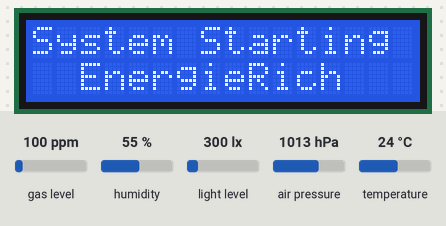
The sketch below on a simulated ESP32. Shown: 16×2 character LCD. Inputs (shaded band) come from the test bench; at power-on: humidity 55 %, air pressure 1013 hPa, gas level 100 ppm, light level 300 lx, temperature 24 °C. WiFi joins after 1.5 s; servers stay silent unless stated; uploads are accepted with an empty reply; what the sketch prints to the serial monitor is not drawn.

Above: at 1.1 s.
At 8.3 s:
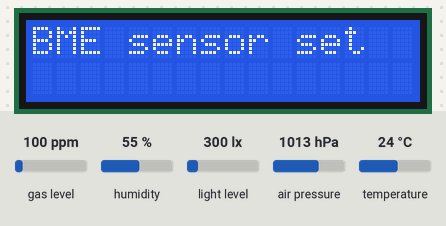
8.4 s: humidity set to 22 %
At 23.1 s:
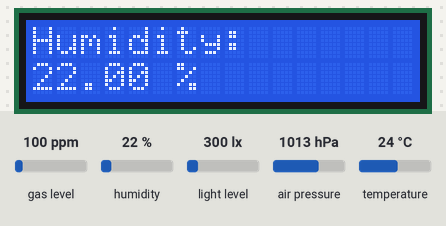
23.4 s: air pressure set to 952 hPa
At 28.8 s:
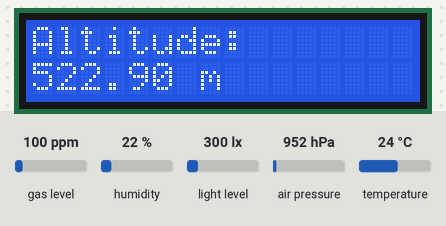
Timing chart, 0 to 30.3 s (numbered marks = the images above; inputs shaded):
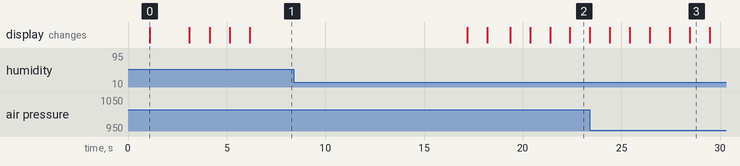

Measured:
- what the display in image 0 shows lasts 2.0 s, from 1.1 s to 3.1 s

The sketch:

Working_Code_1.ino
```cpp
/*
PIN NUMBERS
LCD {GND: GND, Vcc:Vin, SDA: SDA/21, SCL:SCL/22}
*/

/*Including libraries*/
#include <WiFi.h>
#include <HTTPClient.h>
#include <LiquidCrystal_I2C.h>
#include <Wire.h>
#include <BH1750.h>
#include <Adafruit_Sensor.h>
#include "Adafruit_BME680.h"

#define RXD2 19
#define TXD2 4

/*I2C stuff*/
LiquidCrystal_I2C lcd(0x27, 16, 2); //Set LCD
BH1750 lightMeter;
Adafruit_BME680 bme;

/*Wi-Fi credentials*/
const char* ssid = "sccatml";
const char* password =  "Tml.5310M";

/*Variables for sensor data*/
String device_id = "Sunday_Test";
float current = -1;
float voltage = -1;
float temperature = -1;
float humidity = -1;
float dust = -1;
float light_intensity = -1;
float atmospheric_pressure = -1;
float air_pollution = -1;
float altitude = -1;

/*Defining MACROS and pin numbers*/
#define SEALEVELPRESSURE_HPA (1013.25)
int volt_pin = 32;


void setup(){
  //start serial monitor and LCD
  Serial.begin(115200);
  Serial2.begin(9600, SERIAL_8N1, RXD2, TXD2);
  lcd.begin();
  lcd.backlight();
  lcdPrintFirstLine("System Starting");
  lcdPrintSecondLine("  EnergieRich  ");

  //WiFi stuff
  WiFi.begin(ssid, password);
  while (WiFi.status() != WL_CONNECTED) { //Wi-Fi connection check
    delay(1000);
    Serial.println("Connecting to Wi-Fi..");
    lcdPrintFirstLine("Connecting Wi-Fi");
  }
  Serial.println("Wi-Fi Connected!");
  lcdPrintSecondLine("Wi-Fi Connected!");

  //start light intensity sensor
  if(lightMeter.begin()){
    lcdPrintFirstLine("Light sensor set");
  }
  else{
    lcdPrintFirstLine("Error: Light");
  }

  //start BME sensor
  if (bme.begin()) {
    lcdPrintFirstLine("BME sensor set");
  }
  else{
    lcdPrintFirstLine("Error: BME");
  }
  // Set up oversampling and filter initialization for BME sensor
  bme.setTemperatureOversampling(BME680_OS_8X);
  bme.setHumidityOversampling(BME680_OS_2X);
  bme.setPressureOversampling(BME680_OS_4X);
  bme.setIIRFilterSize(BME680_FILTER_SIZE_3);
  bme.setGasHeater(320, 150); // 320*C for 150 ms

  //set up pin to read voltage
  //pinMode(volt_pin, INPUT);
}

void loop(){
  if(WiFi.status()== WL_CONNECTED){ //Wi-Fi connection check
    /*Get all sensor data*/
    //start with BME sensor
    bme.beginReading();
    delay(10000);
    getLightIntensity();
    if(bme.endReading()){
      getTemperature();
      getHumidity();
      getAtmosphericPressure();
      getAirPollution();
      getAltitude();
    }
     getVoltage();
     getCurrent();
     getDust();

    /*Start post request to send data*/
    HTTPClient http;
    String url = "https://energierichsolar.com/hardware_code/insert.php?device_id="+device_id+"&current="+String(current)+"&voltage="+String(voltage)+"&temperature="+String(temperature)+"&humidity="+String(humidity)+"&dust="+String(dust)+"&light_intensity="+String(light_intensity)+"&atmospheric_pressure="+String(atmospheric_pressure)+"";
    http.begin(url);
    Serial.print("URL: ");
    Serial.println(url);
    lcdPrintFirstLine("Uploading data..");
    http.addHeader("Content-Type", "text/plain");
    int httpResponseCode = http.POST("Inserting data");
    if(httpResponseCode==200){
      String response = http.getString();
      Serial.println(httpResponseCode);
      Serial.println(response);
      lcdPrintFirstLine("Data Uploaded");
    }
    else{
      String response = httpResponseCode>0? http.getString(): "No response";
      Serial.print("Error on sending POST: ");
      lcdPrintFirstLine("Data send error");
      Serial.println(httpResponseCode);
      Serial.println(response);
    }
    http.end();  //Free resources
  }
  else{
    Serial.println("Error in WiFi connection");
    lcdPrintFirstLine("Wi-Fi Error");
  }
  lcdPrintFirstLine("Powered by");
  lcdPrintSecondLine("     EnergieRich");
  delay(30000);  //300000 - Send data every 5 minutes
}

/*reads voltage*/
void getVoltage(){
  voltage = 12*3.3*(analogRead(volt_pin)/4095.0); // change 12 to 11.09 or increase to adjust
  //print to LCD
  lcdPrintFirstLine("Voltage:");
  lcdPrintSecondLine(String(voltage)+"V");
}

/*reads current*/
void getCurrent(){
  current = voltage/10.858;
  //print to LCD
  lcdPrintFirstLine("Current:");
  lcdPrintSecondLine(String(current)+"mA");
}

/*reads temperature*/
void getTemperature(){
  temperature = bme.temperature;
  //print to LCD
  lcdPrintFirstLine("Temperature:");
  lcdPrintSecondLine(String(temperature)+" *C");
}

/*reads humidity*/
void getHumidity(){
  humidity = bme.humidity;
  //print to LCD
  lcdPrintFirstLine("Humidity:");
  lcdPrintSecondLine(String(humidity)+" %");
}

/*reads dust*/
void getDust(){
  if(Serial2.available()){
    dust = (Serial2.readString()).toFloat();
  }
  //print to LCD
  lcdPrintFirstLine("Dust:");
  lcdPrintSecondLine(String(dust));
}

/*reads light intensity*/
void getLightIntensity(){
  light_intensity = lightMeter.readLightLevel();
  //print to LCD
  lcdPrintFirstLine("Light Intensity:");
  lcdPrintSecondLine(String(light_intensity)+" lx");
}

/*reads atmospheric pressure*/
void getAtmosphericPressure(){
  atmospheric_pressure = bme.pressure / 100.0;
  //print to LCD
  lcdPrintFirstLine("Atmos Pressure:");
  lcdPrintSecondLine(String(atmospheric_pressure)+" hPa");
}

/*reads atmospheric pressure*/
void getAirPollution(){
  //high resitance = low pollution
  air_pollution = bme.gas_resistance / 1000.0;
  //print to LCD
  lcdPrintFirstLine("Air Pollution:");
  lcdPrintSecondLine(String(air_pollution)+" KOhms");
}


/*reads atmospheric pressure*/
void getAltitude(){
  altitude = bme.readAltitude(SEALEVELPRESSURE_HPA);
  //print to LCD
  lcdPrintFirstLine("Altitude:");
  lcdPrintSecondLine(String(altitude)+" m");
}

void lcdPrintFirstLine(String text){
  lcd.clear();
  lcd.setCursor(0, 0);
  lcd.print(text);
  delay(1000);
}
void lcdPrintSecondLine(String text){
  lcd.setCursor(0, 1);
  lcd.print(text);
  delay(1000);
}
```
